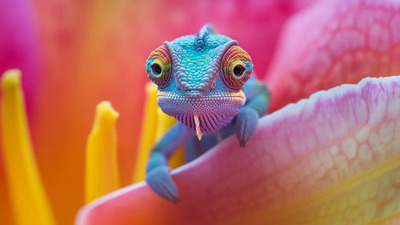
#> input picture backend/api/original.jpg, 400 x 225 px
$ python huffman.py
#> lines starting #> are read from the running program, lines starting #| are printed output that depends on the picture
import heapq
import numpy as np
import cv2
import os

class HuffmanNode:
    def __init__(self, value, frequency):
        self.value = value
        self.frequency = frequency
        self.left = None
        self.right = None

    def __lt__(self, other):
        return self.frequency < other.frequency

def calculate_frequencies(image_array):
    frequency_dict = {}
    for pixel in image_array.flatten():
        if pixel in frequency_dict:
            frequency_dict[pixel] += 1
        else:
            frequency_dict[pixel] = 1
    return frequency_dict

def build_huffman_tree(frequencies):
    heap = [HuffmanNode(value, freq) for value, freq in frequencies.items()]
    heapq.heapify(heap)

    while len(heap) > 1:
        node1 = heapq.heappop(heap)
        node2 = heapq.heappop(heap)
        merged = HuffmanNode(None, node1.frequency + node2.frequency)
        merged.left = node1
        merged.right = node2
        heapq.heappush(heap, merged)

    return heap[0]

def generate_huffman_codes(node, prefix="", codebook={}):
    if node is not None:
        if node.value is not None:
            codebook[node.value] = prefix
        generate_huffman_codes(node.left, prefix + "0", codebook)
        generate_huffman_codes(node.right, prefix + "1", codebook)
    return codebook

def encode_image(image_array, codebook):
    encoded_image = ""
    for pixel in image_array.flatten():
        encoded_image += codebook[pixel]
    return encoded_image

def save_encoded_data(encoded_image, codebook, image_shape, filename):
    with open(filename, 'w') as f:
        f.write(f"{image_shape}\n")
        f.write(f"{str(codebook)}\n")
        f.write(encoded_image)

def load_image(image_path):
#> called with image_path = 'backend/api/original.jpg'
    image = cv2.imread(image_path, cv2.IMREAD_GRAYSCALE)
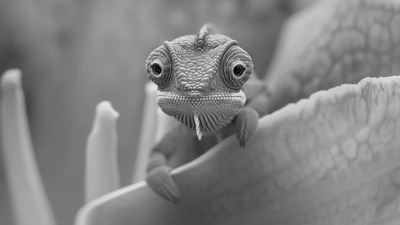
#> image: shape (225, 400); min 1, max 237, mean 130.8
    image_array = np.array(image)
    return image_array

def huffman_compress(image_path, output_filename):
    image_array = load_image(image_path)
    frequencies = calculate_frequencies(image_array)
#> the loop in calculate_frequencies, `for pixel in image_array.flatten():` made 90000 passes
#> pixel on passes 1 to 3: 113, 114, 115
#> after the loop in calculate_frequencies, `for pixel in image_array.flatten():`: frequency_dict = 235 items
#> frequencies = 235 items
    huffman_tree = build_huffman_tree(frequencies)
#> the loop in build_huffman_tree, `while len(heap) > 1:` made 234 passes
    codebook = generate_huffman_codes(huffman_tree)
#> codebook = 235 items
    encoded_image = encode_image(image_array, codebook)
#> the loop in encode_image, `for pixel in image_array.flatten():` made 90000 passes
#> pixel on passes 6 to 8: 116, 117, 118
    save_encoded_data(encoded_image, codebook, image_array.shape, output_filename)

script_dir = os.path.dirname(os.path.realpath(__file__))
input_image_path = os.path.join(script_dir, 'original.jpg')
huffman_compress(input_image_path, 'h.txt')

$ run again, with backend/api/manipulatedImage.jpg copied over backend/api/original.jpg
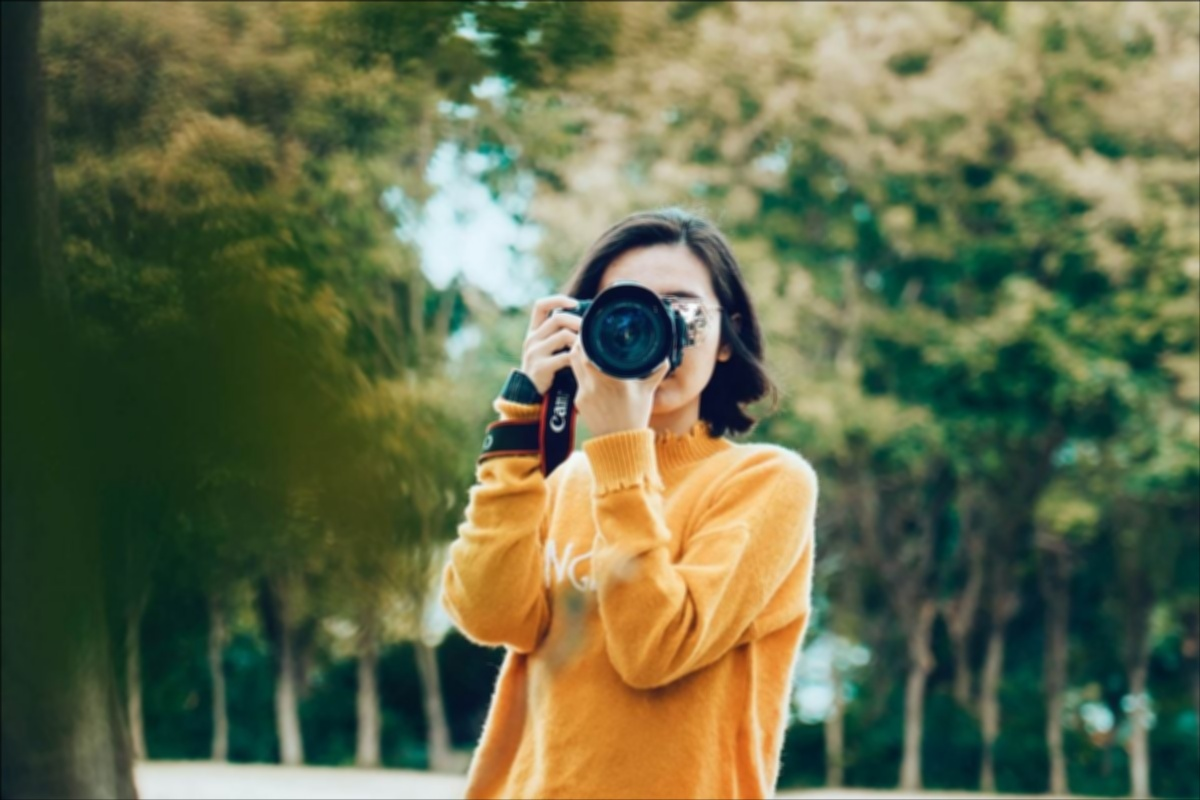
#> input picture backend/api/manipulatedImage.jpg, 1200 x 800 px
#> in load_image, `image = cv2.imread(image_path, cv2.IMREAD_GRAYSCALE)`:
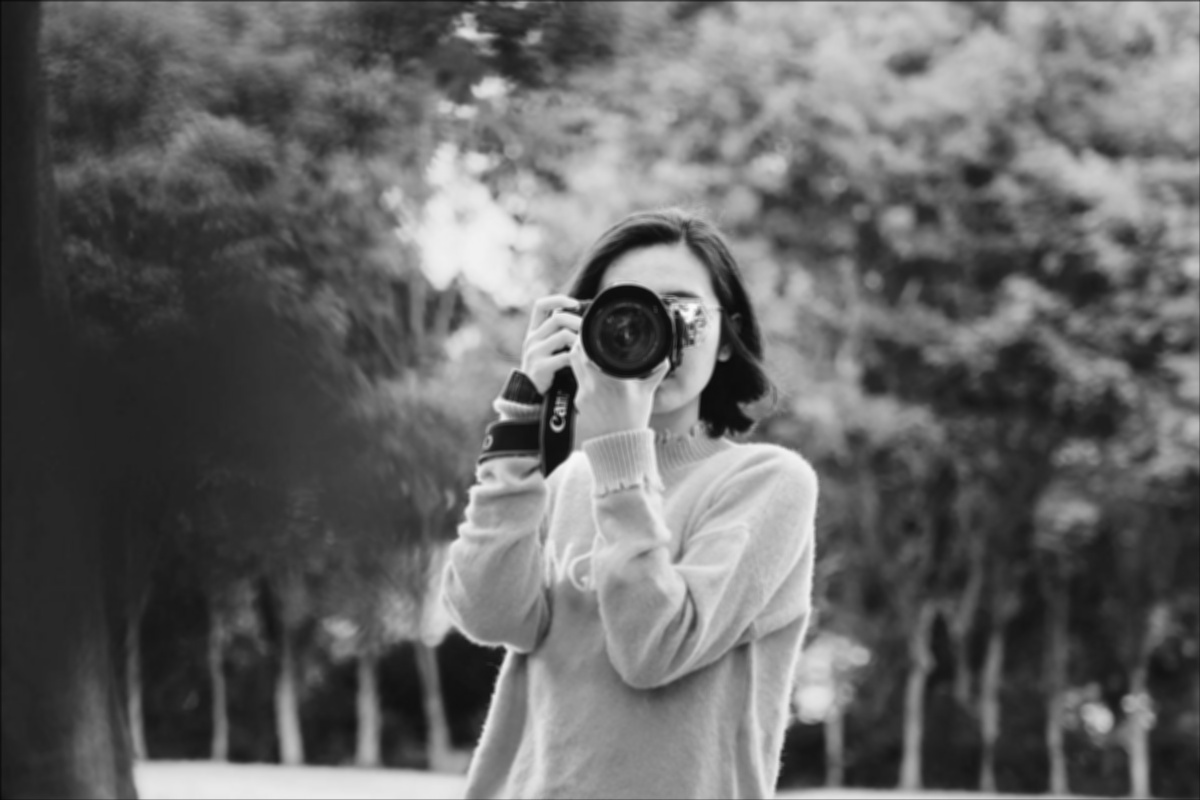
#> image: shape (800, 1200); min 7, max 251, mean 101.5
#> the loop in calculate_frequencies, `for pixel in image_array.flatten():` made 960000 passes
#> pixel on passes 1 to 3: 7, 11, 14
#> after the loop in calculate_frequencies, `for pixel in image_array.flatten():`: frequency_dict = 243 items
#> the loop in build_huffman_tree, `while len(heap) > 1:` made 242 passes
#> the loop in encode_image, `for pixel in image_array.flatten():` made 960000 passes
#> pixel on passes 3 to 5: 14, 14, 13

$ run again, with backend/api/reference.jpg copied over backend/api/original.jpg
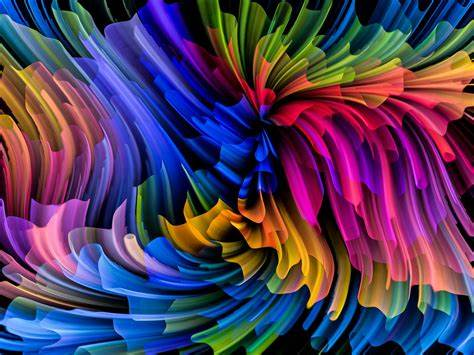
#> input picture backend/api/reference.jpg, 474 x 355 px
#> in load_image, `image = cv2.imread(image_path, cv2.IMREAD_GRAYSCALE)`:
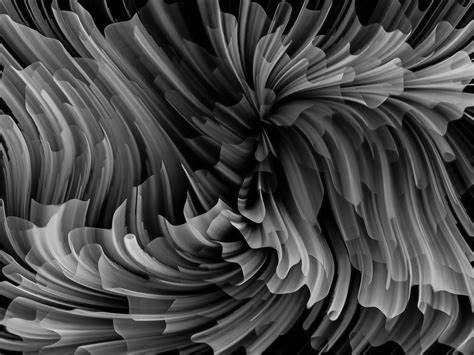
#> image: shape (355, 474); min 0, max 229, mean 70.5
#> the loop in calculate_frequencies, `for pixel in image_array.flatten():` made 168270 passes
#> pixel on passes 1 to 3: 121, 129, 84
#> after the loop in calculate_frequencies, `for pixel in image_array.flatten():`: frequency_dict = 227 items
#> the loop in build_huffman_tree, `while len(heap) > 1:` made 226 passes
#> the loop in encode_image, `for pixel in image_array.flatten():` made 168270 passes
#> pixel on passes 6 to 8: 88, 98, 98
